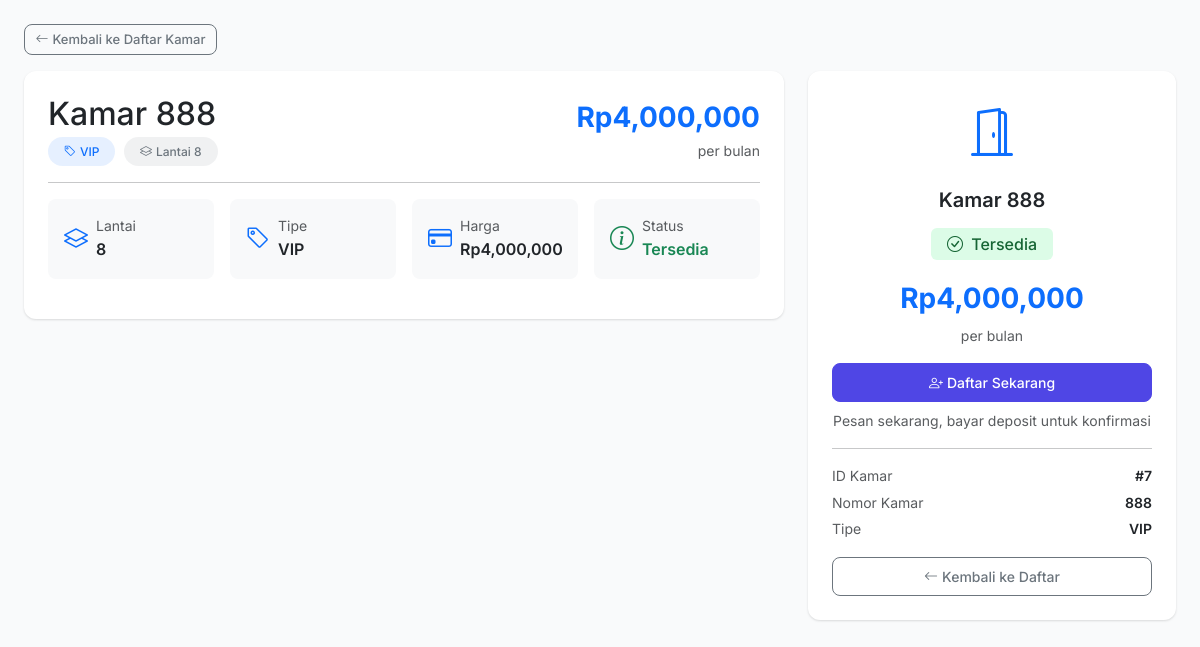
The app's page /onboarding/kamar/7, older data.
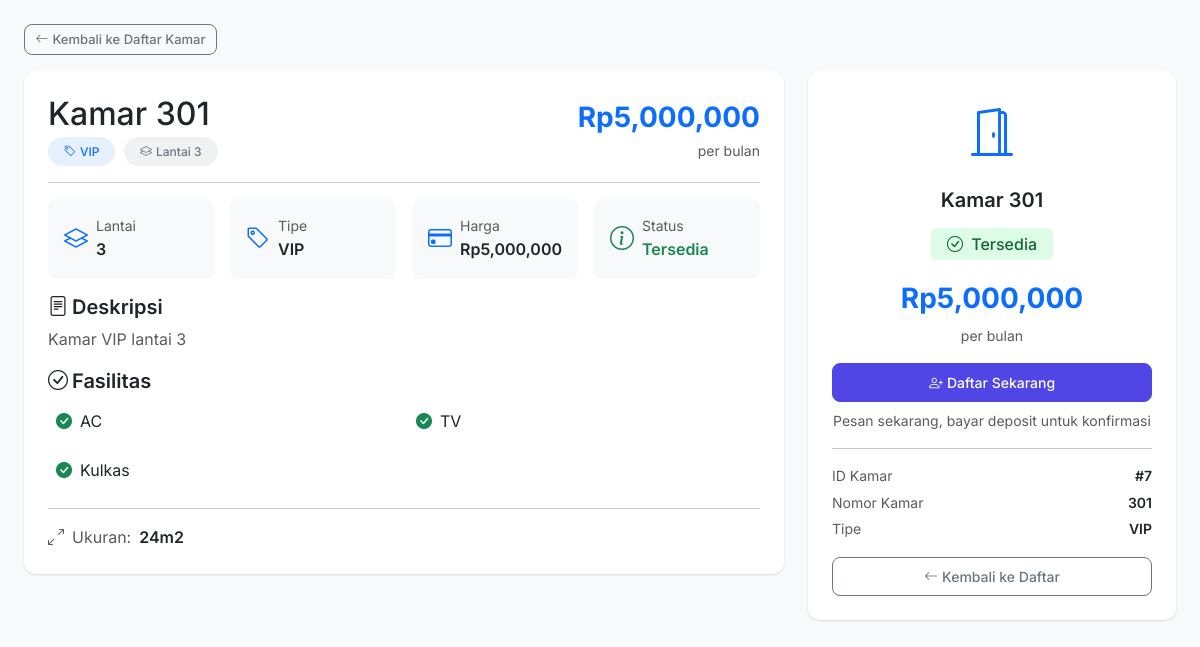
The same page, newer data.
### models.py (models this page shows, shortened)
class Room(db.Model):
    __tablename__ = "rooms"
    id = db.Column(db.Integer, primary_key=True)
    nomor_kamar = db.Column(db.String(10), unique=True, nullable=False)
    lantai = db.Column(db.Integer, default=1)
    tipe = db.Column(db.String(50), default="Reguler")
    harga_per_bulan = db.Column(db.Float, nullable=False)
    ukuran = db.Column(db.String(50))
    fasilitas = db.Column(db.Text)
    status = db.Column(db.String(20), default="tersedia")
    deskripsi = db.Column(db.Text)
    created_at = db.Column(db.DateTime, default=datetime.utcnow)
    bookings = db.relationship("Booking", backref="room", lazy="dynamic")
    maintenance_requests = db.relationship("MaintenanceRequest", backref="room", lazy="dynamic")

### routes/onboarding.py (the view)
@onboarding_bp.route("/kamar/<int:id>")
def detail_kamar(id):
    room = Room.query.get_or_404(id)
    return render_template("onboarding/detail_kamar.html", room=room)

### app.py (called while the page is built)
def create_app():
    app = Flask(__name__)
    app.config.from_object("config.Config")
    db.init_app(app)
    login_manager.init_app(app)
    csrf.init_app(app)
    login_manager.login_view = "auth.login"
    login_manager.login_message = "Silakan login terlebih dahulu."
    from models import User
    @login_manager.user_loader
    def load_user(user_id):
        return User.query.get(int(user_id))
    @app.context_processor
    def inject_now():
        from datetime import datetime
        return {"now": datetime.now()}
    @app.context_processor
    def inject_utility():
        from datetime import date
        return {"date_today": date.today()}
    from routes import register_routes
    register_routes(app)
    with app.app_context():
        db.create_all()
    return app

### templates/onboarding/detail_kamar.html (shortened to what the changed rows need)
{% extends "base.html" %}
{% block content %}
<div class="row g-4">
    <div class="col-lg-8">
        <div class="card">
            <div class="card-body p-4">
                <div class="d-flex justify-content-between align-items-start mb-3">
                    <div>
                        <h2 class="mb-1">Kamar {{ room.nomor_kamar }}</h2>
                        <span class="badge bg-primary bg-opacity-10 text-primary px-3 py-2 rounded-pill">
                            <i class="bi bi-tag me-1"></i>{{ room.tipe }}
                        </span>
                        <span class="badge bg-secondary bg-opacity-10 text-secondary px-3 py-2 rounded-pill ms-1">
                            <i class="bi bi-layers me-1"></i>Lantai {{ room.lantai }}
                        </span>
                    </div>
                    <div class="text-end">
                        <div class="fs-3 fw-bold text-primary">Rp{{ "{:,.0f}".format(room.harga_per_bulan) }}</div>
                        <div class="small text-muted">per bulan</div>
                    </div>
                </div>
                <hr>
                <div class="row g-3 mb-3">
                    <div class="col-sm-6 col-md-3">
                        <div class="d-flex align-items-center gap-2 p-3 bg-light rounded-3">
                            <div>
                                <div class="small text-muted">Lantai</div>
                                <div class="fw-semibold">{{ room.lantai }}</div>
                            </div>
                        </div>
                    </div>
                    <div class="col-sm-6 col-md-3">
                        <div class="d-flex align-items-center gap-2 p-3 bg-light rounded-3">
                            <div>
                                <div class="small text-muted">Tipe</div>
                                <div class="fw-semibold">{{ room.tipe }}</div>
                            </div>
                        </div>
                    </div>
                    <div class="col-sm-6 col-md-3">
                        <div class="d-flex align-items-center gap-2 p-3 bg-light rounded-3">
                            <div>
                                <div class="small text-muted">Harga</div>
                                <div class="fw-semibold">Rp{{ "{:,.0f}".format(room.harga_per_bulan) }}</div>
                            </div>
                        </div>
                    </div>
                    <div class="col-sm-6 col-md-3">
                    </div>
                </div>
                {% if room.deskripsi %}
                <h5 class="fw-semibold mb-2"><i class="bi bi-file-text me-1"></i>Deskripsi</h5>
                <p class="text-muted mb-3">{{ room.deskripsi }}</p>
                {% endif %}
                {% if room.fasilitas %}
                <h5 class="fw-semibold mb-2"><i class="bi bi-check-circle me-1"></i>Fasilitas</h5>
                <div class="mb-0">
                    {% set fasilitas_list = room.fasilitas.split(',') %}
                    <div class="row g-2">
                        {% for f in fasilitas_list %}
                        {% set f_clean = f|trim %}
                        {% if f_clean %}
                        <div class="col-sm-6">
                            <div class="d-flex align-items-center gap-2 p-2">
                                <i class="bi bi-check-circle-fill text-success flex-shrink-0"></i>
                                <span>{{ f_clean }}</span>
                            </div>
                        </div>
                        {% endif %}
                        {% endfor %}
                    </div>
                </div>
                {% endif %}
                {% if room.ukuran %}
                <hr>
                <div class="d-flex align-items-center gap-2">
                    <i class="bi bi-arrows-angle-expand text-muted"></i>
                    <span class="text-muted">Ukuran:</span>
                    <span class="fw-semibold">{{ room.ukuran }}</span>
                </div>
                {% endif %}
            </div>
        </div>
    </div>
    <div class="col-lg-4">
        <div class="card sticky-top" style="top: 80px;">
            <div class="card-body p-4 text-center">
                <div class="mb-3">
                    <i class="bi bi-door-open text-primary" style="font-size: 3rem;"></i>
                </div>
                <h5 class="fw-semibold">Kamar {{ room.nomor_kamar }}</h5>
                <div class="my-3">
                    <span class="badge {% if room.status == 'tersedia' %}badge-success{% else %}badge-danger{% endif %} fs-6 px-3 py-2">
                    </span>
                </div>
                <div class="fs-3 fw-bold text-primary mb-1">Rp{{ "{:,.0f}".format(room.harga_per_bulan) }}</div>
                <div class="text-muted small mb-3">per bulan</div>
                {% if room.status == 'tersedia' %}
                <a href="{{ url_for('onboarding.daftar', room_id=room.id) }}" class="btn btn-primary btn-lg w-100 mb-2">
                    <i class="bi bi-person-plus me-1"></i>Daftar Sekarang
                </a>
                <p class="small text-muted mb-0">Pesan sekarang, bayar deposit untuk konfirmasi</p>
                {% else %}
                <button class="btn btn-secondary btn-lg w-100 mb-2" disabled>
                    <i class="bi bi-lock me-1"></i>Kamar Tidak Tersedia
                </button>
                <p class="small text-muted mb-0">Kamar sedang terisi oleh penghuni lain</p>
                {% endif %}
                <hr class="my-3">
                <div class="text-start small">
                    <div class="d-flex justify-content-between mb-1">
                        <span class="text-muted">ID Kamar</span>
                        <span class="fw-semibold">#{{ room.id }}</span>
                    </div>
                    <div class="d-flex justify-content-between mb-1">
                        <span class="text-muted">Nomor Kamar</span>
                        <span class="fw-semibold">{{ room.nomor_kamar }}</span>
                    </div>
                    <div class="d-flex justify-content-between">
                        <span class="text-muted">Tipe</span>
                        <span class="fw-semibold">{{ room.tipe }}</span>
                    </div>
                </div>
                <a href="{{ url_for('onboarding.lihat_kamar') }}" class="btn btn-outline-secondary w-100 mt-3">
                    <i class="bi bi-arrow-left me-1"></i>Kembali ke Daftar
                </a>
            </div>
        </div>
    </div>
</div>
{% endblock %}

Row changes from the older to the newer data that the page shows:
changed Room "VIP": nomor_kamar "888" → "301"; lantai "8" → "3"; harga_per_bulan "4,000,000" → "5,000,000"; deskripsi (not shown) → "Kamar VIP lantai 3"; fasilitas empty → "AC, TV, Kulkas" (drawn); ukuran (not shown) → "24m2"
Text that changed along with them:
text now shown: "Deskripsi Fasilitas Ukuran:"
new list line: "AC"
new list line: "TV"
new list line: "Kulkas"
